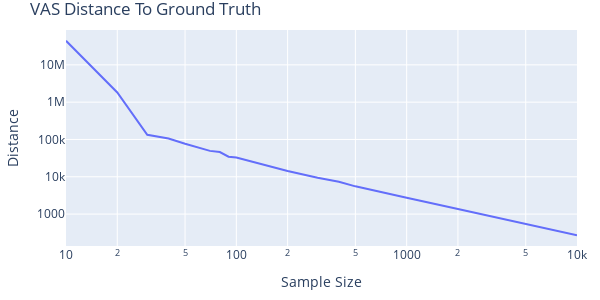

The cell this chart's notebook holds for it:
### Code cell
vas_line = go.Figure(layout=default_layout)
vas_line.add_trace(lineof(x=domain, y=v1, name='VAS'))
vas_line.update_yaxes(type='log')
vas_line.update_xaxes(type='log')
vas_line.update_layout(
    title='VAS Distance To Ground Truth', 
    xaxis_title='Sample Size', 
    yaxis_title='Distance')
vas_line

### Figure 1 — Plotly figure (JSON) as saved in the notebook; plotly's stock layout.template omitted (floating-point values rounded to 4 significant figures)
{"data": [{"mode": "lines", "name": "VAS", "type": "scatter", "x": [10, 20, 30, 40, 50, 60, 70, 80, 90, 100, 200, 300, 400, 500, 600, 700, 800, 900, 1000, 2000, 3000, 4000, 5000, 6000, 7000, 8000, 9000, 10000], "y": [44130000.0, 1820000.0, 133000.0, 105700.0, 76530.0, 58900.0, 49400.0, 45900.0, 34550.0, 32750.0, 14300.0, 9428.0, 7354.0, 5536.0, 4651.0, 3948.0, 3495.0, 3085.0, 2742.0, 1363.0, 907.8, 681.4, 546.2, 454.0, 389.2, 339.6, 302.6, 271.5]}], "layout": {"height": 300, "margin": {"b": 20, "l": 20, "r": 20, "t": 30}, "title": {"text": "VAS Distance To Ground Truth"}, "width": 600, "xaxis": {"title": {"text": "Sample Size"}, "type": "log"}, "yaxis": {"title": {"text": "Distance"}, "type": "log"}}}
